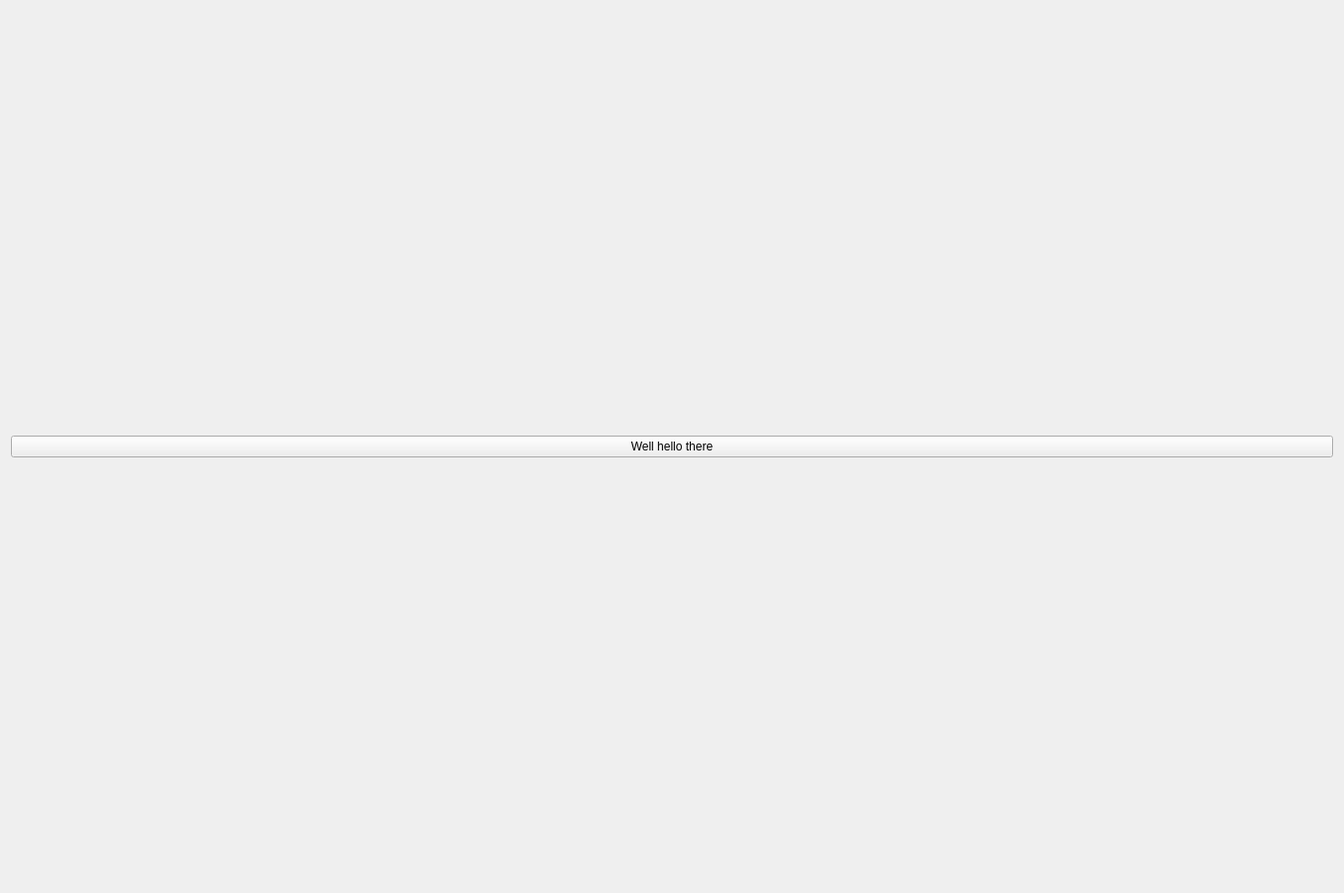
<?xml version="1.0" encoding="UTF-8"?>
<ui version="4.0">
 <class>plot_window</class>
 <widget class="QWidget" name="plot_window">
  <property name="geometry">
   <rect>
    <x>0</x>
    <y>0</y>
    <width>1354</width>
    <height>900</height>
   </rect>
  </property>
  <property name="windowTitle">
   <string>Plot</string>
  </property>
  <layout class="QGridLayout" name="gridLayout">
   <item row="0" column="0">
    <layout class="QVBoxLayout" name="verticalLayout">
     <item>
      <widget class="QPushButton" name="pushButton">
       <property name="text">
        <string>Well hello there</string>
       </property>
      </widget>
     </item>
    </layout>
   </item>
  </layout>
 </widget>
 <resources/>
 <connections/>
</ui>
